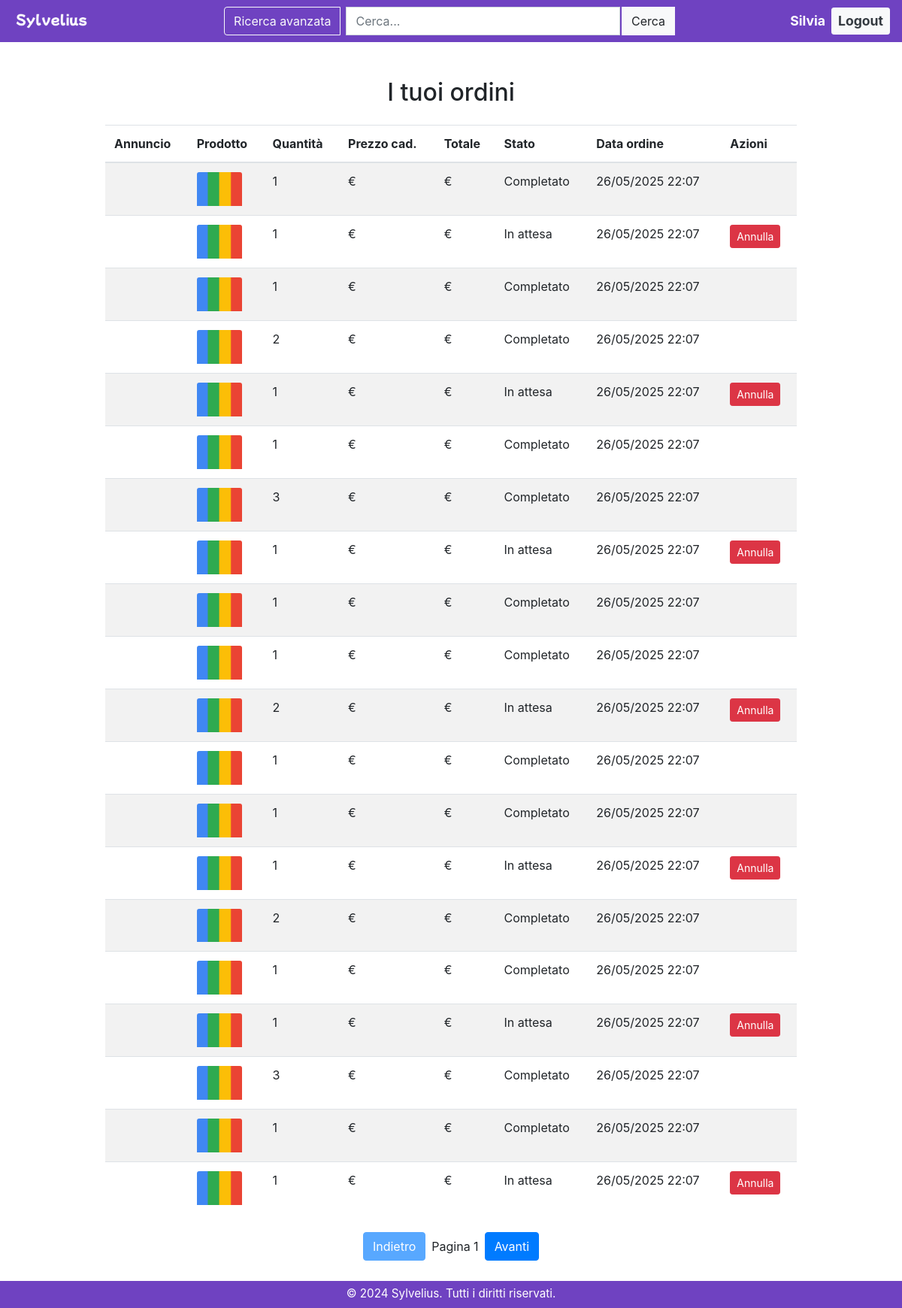
The app's page /account/profile/ordini/ (signed in), older data.
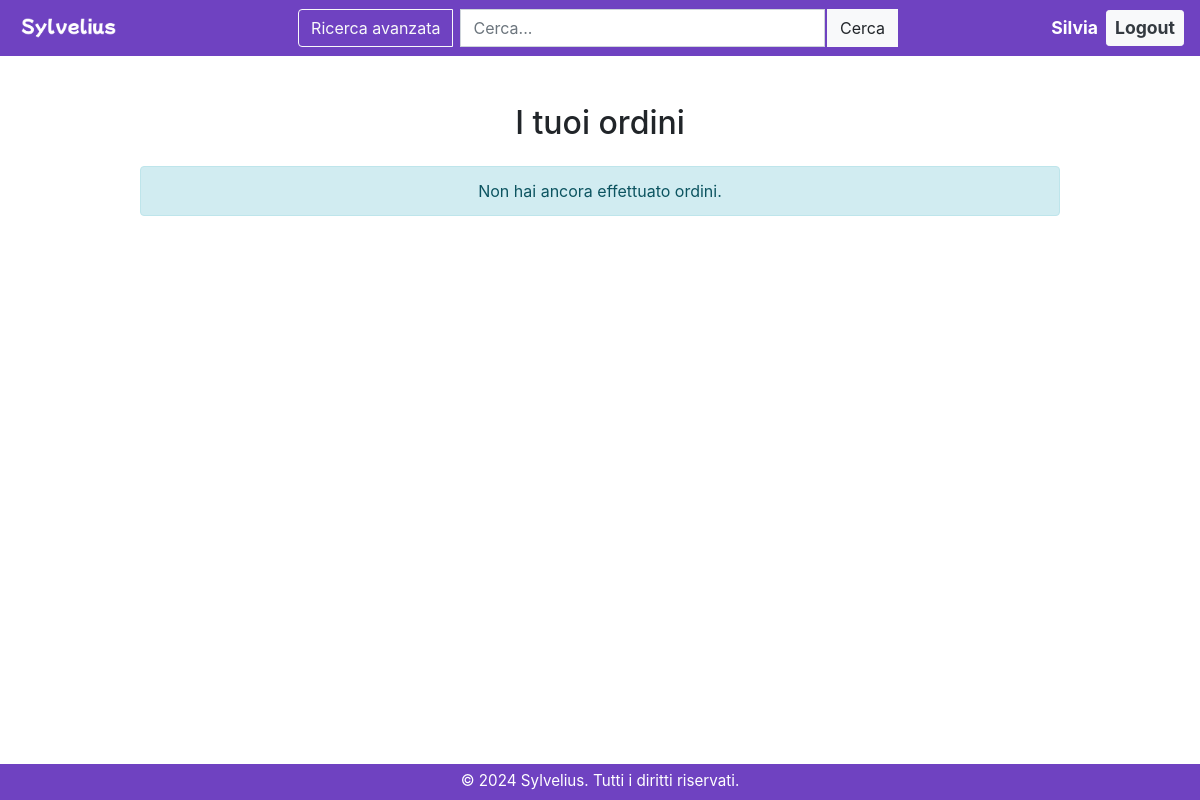
The same page, newer data.
### sylvelius/models.py (models this page shows, shortened)
class Ordine(models.Model):
    utente = models.ForeignKey('auth.User', on_delete=models.CASCADE, related_name='ordini')
    prodotto = models.ForeignKey(Prodotto, on_delete=models.CASCADE, related_name='ordini')
    quantita = models.PositiveIntegerField()
    stato = models.CharField(max_length=20, choices=[('in attesa', 'In attesa'), ('completato', 'Completato')], default='in attesa')
    data_ordine = models.DateTimeField(auto_now_add=True)
    luogo_consegna = models.CharField(max_length=255, blank=True, null=True)
    @property
    def totale(self):
        return self.prodotto.prezzo * self.quantita

### sylvelius/views.py (the view)
# urls.py: path("account/profile/ordini/", views.ProfiloOrdiniPageView.as_view(), name="profile_ordini"),
class ProfiloOrdiniPageView(LoginRequiredMixin, TemplateView):
    template_name = "sylvelius/profile_ordini.html"
    login_url = reverse_lazy('sylvelius:login')
    def get_context_data(self, **kwargs):
        context = super().get_context_data(**kwargs)
        utente = self.request.user
        context['user'] = utente
        ordini_list = Ordine.objects.filter(utente=utente).order_by('-data_ordine')
        paginator = Paginator(ordini_list, 20)  # 20 ordini per pagina
        page_number = self.request.GET.get('page')
        page_obj = paginator.get_page(page_number)
        context['ordini'] = page_obj.object_list
        context['page'] = page_obj.number
        context['has_next'] = page_obj.has_next()
        context['has_previous'] = page_obj.has_previous()
        context['request'] = self.request
        return context

### sylvelius/templates/sylvelius/profile_ordini.html (shortened to what this page needs)
{% extends "sylvelius/home.html" %}
{% load static %}
{% block middle %}
<div class="container mt-5 mb-5">
    <div class="row justify-content-center">
        <div class="col-md-10">
            <h2 class="mb-4">I tuoi ordini</h2>
            {% if ordini %}
                <table class="table table-striped">
                    <thead>
                        <tr>
                            <th>Annuncio</th>
                            <th>Prodotto</th>
                            <th>Quantità</th>
                            <th>Prezzo cad.</th>
                            <th>Totale</th>
                            <th>Stato</th>
                            <th>Data ordine</th>
                            <th>Azioni</th>
                        </tr>
                    </thead>
                    <tbody>
                        {% for ordine in ordini %}
                        <tr>
                            <td>
                            </td>
                            <td>
                                <img
                                data-prodotto-id="{{ ordine.prodotto.id }}"
                                class="card-img-top immagine-asincrona"
                                alt="{{ ordine.prodotto.nome }}"
                                style="max-width: 60px; max-height: 60px;"
                                src="{% static 'img/default_loading.png' %}"
                            >
                            </td>
                            <td>{{ ordine.quantita }}</td>
                            <td>{{ ordine.prodotto.prezzo }} €</td>
                            <td>{{ ordine.totale }} €</td>
                            <td>{{ ordine.stato|capfirst }}</td>
                            <td>{{ ordine.data_ordine|date:"d/m/Y H:i" }}</td>
                            <td>
                                {% if ordine.stato != "completato" %}
                                    <a  class="btn btn-danger btn-sm">Annulla</a>
                                {% endif %}
                            </td>
                        </tr>
                        {% endfor %}
                    </tbody>
                </table>
                {% include "_btn_paginazione.html" %}
            {% else %}
                <div class="alert alert-info">Non hai ancora effettuato ordini.</div>
            {% endif %}
        </div>
    </div>
</div>
{% endblock %}

Row changes from the older to the newer data that the page shows:
removed Ordine: quantita "1", stato "Completato", data_ordine "26/05/2025 22:07"
removed Ordine: quantita "1", stato "In attesa", data_ordine "26/05/2025 22:07", shows "Annulla"
removed Ordine: quantita "1", stato "Completato", data_ordine "26/05/2025 22:07"
removed Ordine: quantita "2", stato "Completato", data_ordine "26/05/2025 22:07"
removed Ordine: quantita "1", stato "In attesa", data_ordine "26/05/2025 22:07", shows "Annulla"
removed Ordine: quantita "1", stato "Completato", data_ordine "26/05/2025 22:07"
removed Ordine: quantita "3", stato "Completato", data_ordine "26/05/2025 22:07"
removed Ordine: quantita "1", stato "In attesa", data_ordine "26/05/2025 22:07", shows "Annulla"
removed Ordine: quantita "1", stato "Completato", data_ordine "26/05/2025 22:07"
removed Ordine: quantita "1", stato "Completato", data_ordine "26/05/2025 22:07"
removed Ordine: quantita "2", stato "In attesa", data_ordine "26/05/2025 22:07", shows "Annulla"
removed Ordine: quantita "1", stato "Completato", data_ordine "26/05/2025 22:07"
removed Ordine: quantita "1", stato "Completato", data_ordine "26/05/2025 22:07"
removed Ordine: quantita "1", stato "In attesa", data_ordine "26/05/2025 22:07", shows "Annulla"
removed Ordine: quantita "2", stato "Completato", data_ordine "26/05/2025 22:07"
removed Ordine: quantita "1", stato "Completato", data_ordine "26/05/2025 22:07"
removed Ordine: quantita "1", stato "In attesa", data_ordine "26/05/2025 22:07", shows "Annulla"
removed Ordine: quantita "3", stato "Completato", data_ordine "26/05/2025 22:07"
removed Ordine: quantita "1", stato "Completato", data_ordine "26/05/2025 22:07"
removed Ordine: quantita "1", stato "In attesa", data_ordine "26/05/2025 22:07", shows "Annulla"
Text that changed along with them:
{{ page }}: "1" → (not shown)
text no longer shown: "Annuncio Prodotto Quantità Prezzo cad. Totale Stato Data ordine Azioni Indietro Pagina Avanti"
text now shown: "Non hai ancora effettuato ordini."
